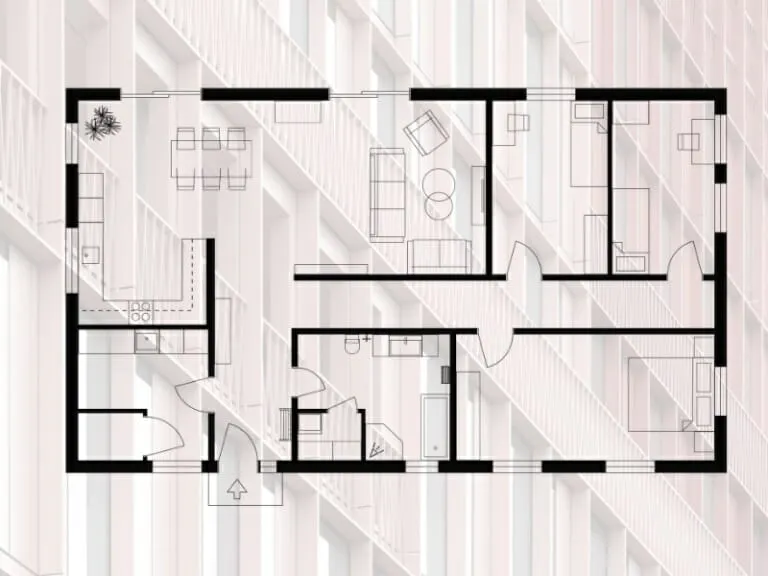
#> input picture sample.jpg, 768 x 576 px
$ python -i engine.py   (imports and definitions only)
#> lines starting #> are read from the running program, lines starting #| are printed output that depends on the picture; after the words box and inside, x2 and y2 are one past the last pixel; in counts of white or black regions, pixels touching at a corner belong together
import cv2
import numpy as np
import trimesh
from shapely.geometry import Polygon, LineString

def process_image_to_3d(image_path, output_path):
#> called with image_path = 'sample.jpg', output_path = 'out.png'
    print(f"Fn DEBUG: Processing {image_path}")

    # 1. Load Image
    img = cv2.imread(image_path, cv2.IMREAD_GRAYSCALE)
#> img: shape (576, 768); min 0, max 255, mean 214.7
    _, binary = cv2.threshold(img, 200, 255, cv2.THRESH_BINARY_INV)
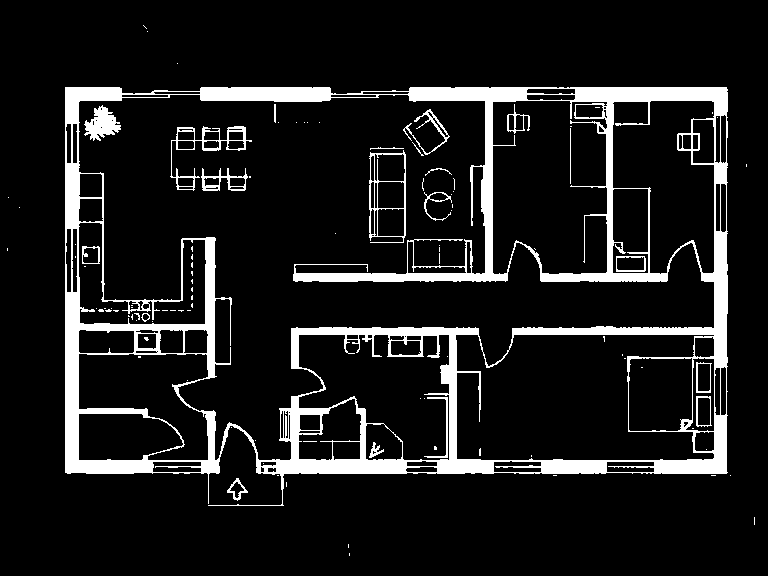
#> binary: shape (576, 768); 10.8% white; 104 white regions (83 under 20 px), largest, box (x1, y1, x2, y2) and area: (65, 87, 728, 506) 42978, (170, 126, 252, 191) 768, (84, 105, 121, 141) 730

    # Clean Noise
    kernel = np.ones((3,3), np.uint8)
    binary = cv2.morphologyEx(binary, cv2.MORPH_OPEN, kernel, iterations=1)
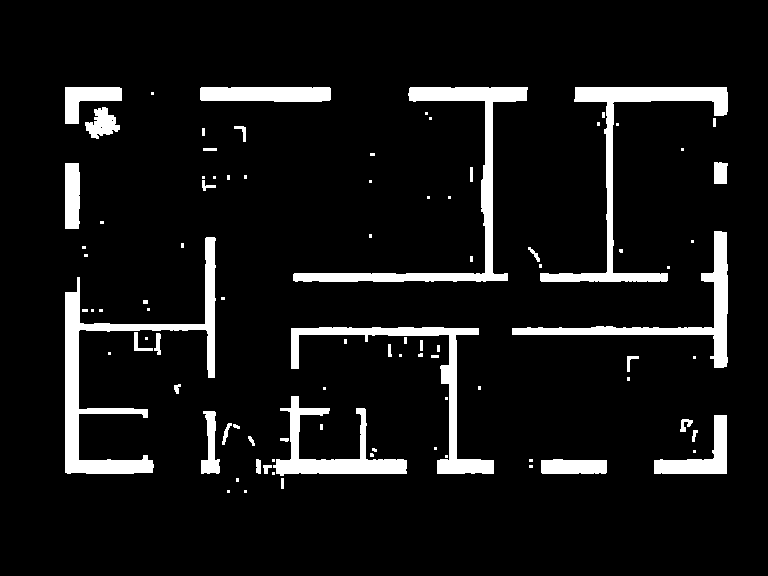
#> binary: shape (576, 768); 8.2% white; 93 white regions (53 under 20 px)

    # 2. Extract Contours
    # We use approximation to keep the model light
    contours, _ = cv2.findContours(binary, cv2.RETR_EXTERNAL, cv2.CHAIN_APPROX_SIMPLE)
#> contours = 93 contours, 61 with area under 20; largest, box (x1, y1, x2, y2) and area: (65, 237, 216, 474) 5615, (293, 87, 528, 282) 4508, (540, 87, 728, 282) 4200, (291, 327, 494, 474) 3280, (512, 231, 728, 368) 3110

#> (the run stopped early here; a loop or call above may not have finished)
